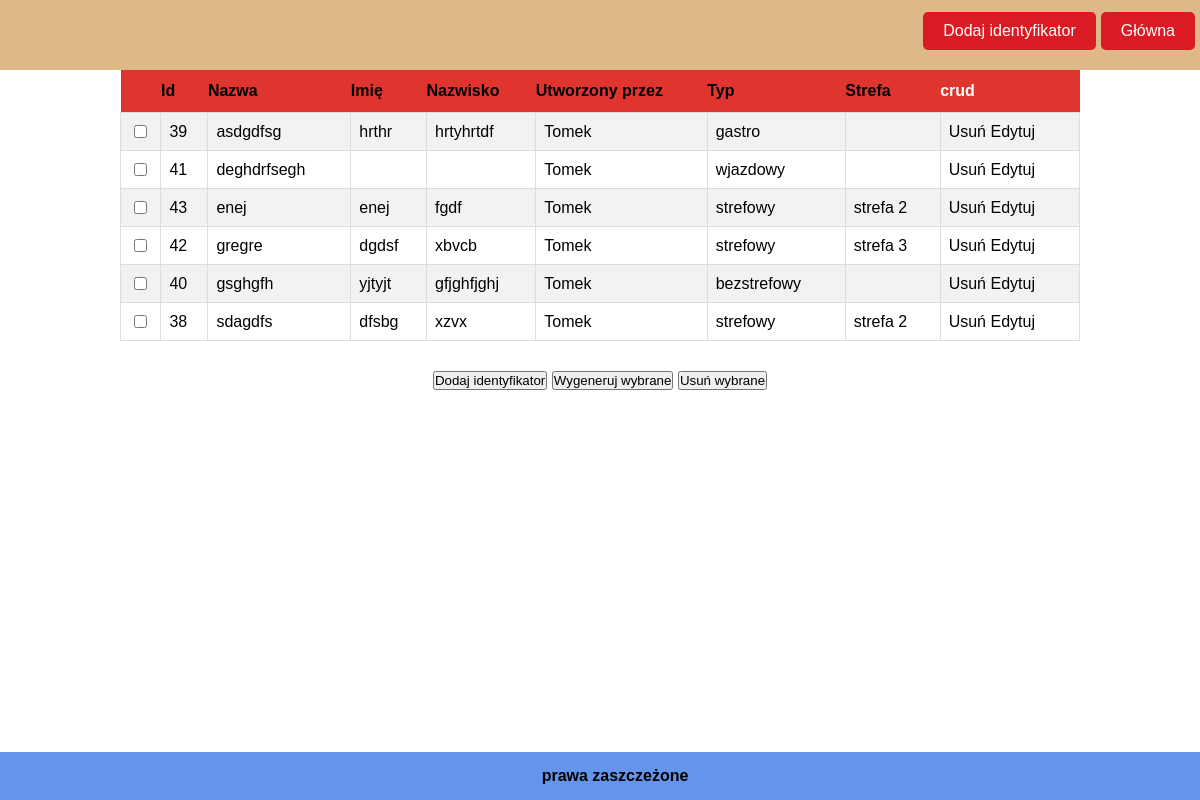
The page /idents.php?s=name&order=1 on the database its author committed.
### tables this page shows
CREATE TABLE `ident` (
  `id` int(11) NOT NULL,
  `name` varchar(30) NOT NULL,
  `name_2` varchar(30) NOT NULL,
  `lastname` varchar(30) NOT NULL,
  `madeby` varchar(30) NOT NULL,
  `type` varchar(30) NOT NULL,
  `zone` varchar(30) NOT NULL
);

### idents.php (the view, shortened to what this page needs)
<!DOCTYPE html>
<html lang="pl" dir="ltr">
<head>
<link rel="stylesheet" href="style.css">
</head>
<body>
<header>
    <div id="logo"></div>
	    <nav class="clearfix">
            <a href="main.php" class="btn">Główna</a>
            <a href="add_ident.php" class="btn">Dodaj identyfikator</a>
	    </nav>
</header>
<section class="container">
<form method="POST">
<table>
<tr>
    <th></th>
    <th><a href="idents.php?s=id&amp;order=<?php echo isset($_GET['order'])?!$_GET['order']:1; ?>">Id</a></th>
    <th><a href="idents.php?s=name&amp;order=<?php echo isset($_GET['order'])?!$_GET['order']:1; ?>">Nazwa</a></th>
    <th><a href="idents.php?s=name_2&amp;order=<?php echo isset($_GET['order'])?!$_GET['order']:1; ?>">Imię</a></th>
    <th><a href="idents.php?s=lastname&amp;order=<?php echo isset($_GET['order'])?!$_GET['order']:1; ?>">Nazwisko</a></th>
    <th><a href="idents.php?s=madeby&amp;order=<?php echo isset($_GET['order'])?!$_GET['order']:1; ?>">Utworzony przez</a></th>
    <th><a href="idents.php?s=type&amp;order=<?php echo isset($_GET['order'])?!$_GET['order']:1; ?>">Typ</a></th>
    <th><a href="idents.php?s=zone&amp;order=<?php echo isset($_GET['order'])?!$_GET['order']:1; ?>">Strefa</a></th>
    <th>crud</th>
</tr>
<?php
    require_once "connect.php";
    $connect = @new mysqli($host,$db_user,$db_password,$db_name);
    if(!isset($_GET['s']))
    {
        $idents = mysqli_query($connect,"SELECT * FROM ident ");
    }
    else
    {
        $s = $_GET['s'];
        $order = $_GET['order'];
        if($order == 1)
        {
            $idents = mysqli_query($connect,"SELECT * FROM ident ORDER BY $s ASC");
        }
        else
        {
            $idents = mysqli_query($connect,"SELECT * FROM ident ORDER BY $s DESC");
        }
    }
    if(mysqli_num_rows($idents) > 0)
    {
        while($r = mysqli_fetch_array($idents))
        {
            echo "<tr>";
            echo '<td> <input type="checkbox" name="checkbox[]" value="'.$r['id'].'"></input> </td>';
            echo "<td>".$r['id']."</td>";
            echo "<td>".$r['name']."</td>";
            echo "<td>".$r['name_2']."</td>";
            echo "<td>".$r['lastname']."</td>";
            echo "<td>".$r['madeby']."</td>";
            echo "<td>".$r['type']."</td>";
            echo "<td>".$r['zone']."</td>";
            echo "<td>
           <a href=\"idents.php?a=del&amp;id={$r['id']}\">Usuń</a>
           <a href=\"edit_ident.php?id={$r['id']}\">Edytuj</a>
           </td>";
            echo "</tr>";
        }
    }
?>
</table>
<div>
<div class="center">
        <button class="submit" name="add" value="add">Dodaj identyfikator</button>
        <button class="submit" name="generate" value="generate">Wygeneruj wybrane</button>
        <button class="submit" name="delete" value="delete">Usuń wybrane</button>
        </form>
</section>
<div id="footer">
    <b>prawa zaszczeżone</b>
</div>
</body>
</html>

### style.css (style rules this page uses)
* { margin:0; padding:0; }
body { background-color:white; font-family: "Avant Garde", Avantgarde, "Century Gothic", CenturyGothic, "AppleGothic", sans-serif; position:relative; }
header { width:100%; height:70px; padding: 0; background-color: burlywood; z-index:2; position: fixed; position:top; }
.container { padding-top:70px; width:960px; margin:0 auto; }
.btn { z-index: 2; display: block; float:right; position:relative; top:12px; padding:10px 20px; margin-right: 5px; border-radius:5px; color:white; text-align: center; text-decoration: none; background: #da1b23; }
.clearfix:after { content: ""; display: table; clear: both; background-color:#af1b23; }
#footer { clear:both; width:100%; text-align: center; padding: 15px; font-family: Arial, Helvetica, sans-serif; font-size: 15px bold; background-color: cornflowerblue; position: fixed; bottom:0; }
input,select { width: 100%; padding: 10px 20px; border: 1px solid #da1b23; border-radius: 4px ; margin: 4px 0; box-sizing: border-box; font-size:20px; }
.center { margin-top:30px; text-align:center; }
#logo { float:left; width:20%; padding:10px 10px; font-size: 40px; }
table { font-family: "Trebuchet MS", Arial, Helvetica, sans-serif; border-collapse: collapse; width: 100%; height: 70%; }
table td, #table th { border: 1px solid #ddd; padding: 8px; }
table tr:nth-child(even) { background-color: #f2f2f2; }
table th { padding-top: 12px; padding-bottom: 12px; text-align: left; background-color: rgb(224, 53, 47); color: white; }
table tr:first-child { position:sticky; }
a { text-decoration: none; color: #000; }

### rows shown on the page
ident: id "39", name "asdgdfsg", name_2 "hrthr", lastname "hrtyhrtdf", madeby "Tomek", type "gastro"
ident: id "41", name "deghdrfsegh", madeby "Tomek", type "wjazdowy"
ident: id "43", name "enej", name_2 "enej", lastname "fgdf", madeby "Tomek", type "strefowy", zone "strefa 2"
ident: id "42", name "gregre", name_2 "dgdsf", lastname "xbvcb", madeby "Tomek", type "strefowy", zone "strefa 3"
ident: id "40", name "gsghgfh", name_2 "yjtyjt", lastname "gfjghfjghj", madeby "Tomek", type "bezstrefowy"
ident: id "38", name "sdagdfs", name_2 "dfsbg", lastname "xzvx", madeby "Tomek", type "strefowy", zone "strefa 2"
